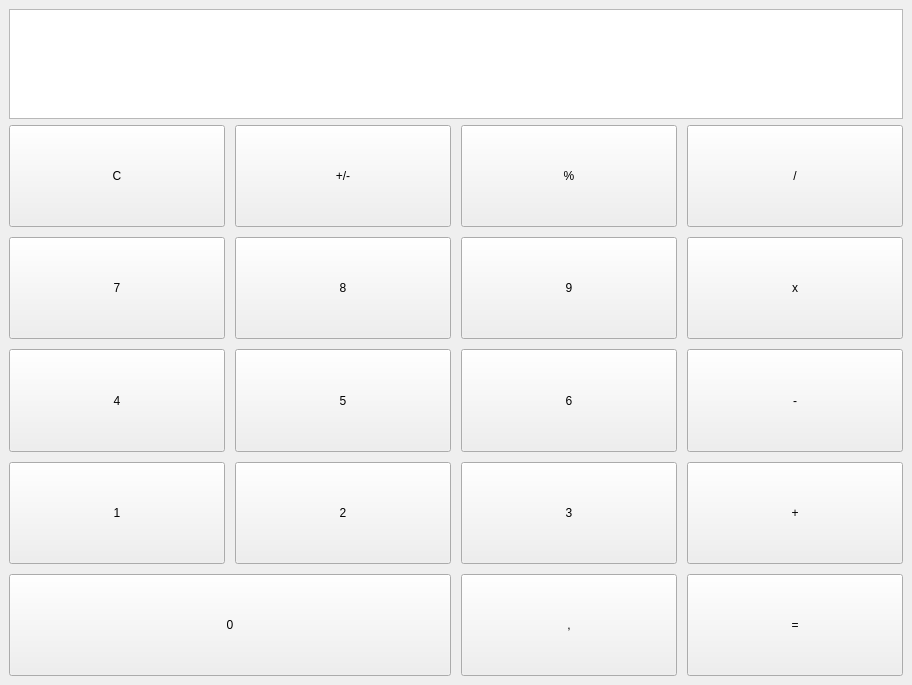
<?xml version="1.0" encoding="UTF-8"?>
<ui version="4.0">
 <class>MainWindow</class>
 <widget class="QMainWindow" name="MainWindow">
  <property name="geometry">
   <rect>
    <x>0</x>
    <y>0</y>
    <width>912</width>
    <height>685</height>
   </rect>
  </property>
  <property name="windowTitle">
   <string>MainWindow</string>
  </property>
  <widget class="QWidget" name="centralwidget">
   <layout class="QVBoxLayout" name="verticalLayout" stretch="1,5">
    <item>
     <widget class="QPlainTextEdit" name="txt_output">
      <property name="undoRedoEnabled">
       <bool>false</bool>
      </property>
      <property name="readOnly">
       <bool>true</bool>
      </property>
      <property name="textInteractionFlags">
       <set>Qt::TextInteractionFlag::NoTextInteraction</set>
      </property>
     </widget>
    </item>
    <item>
     <layout class="QGridLayout" name="grid_btns">
      <property name="spacing">
       <number>10</number>
      </property>
      <item row="2" column="1">
       <widget class="QPushButton" name="btn_5">
        <property name="sizePolicy">
         <sizepolicy hsizetype="Expanding" vsizetype="Expanding">
          <horstretch>0</horstretch>
          <verstretch>0</verstretch>
         </sizepolicy>
        </property>
        <property name="text">
         <string>5</string>
        </property>
       </widget>
      </item>
      <item row="3" column="2">
       <widget class="QPushButton" name="btn_3">
        <property name="sizePolicy">
         <sizepolicy hsizetype="Expanding" vsizetype="Expanding">
          <horstretch>0</horstretch>
          <verstretch>0</verstretch>
         </sizepolicy>
        </property>
        <property name="text">
         <string>3</string>
        </property>
       </widget>
      </item>
      <item row="1" column="2">
       <widget class="QPushButton" name="btn_9">
        <property name="sizePolicy">
         <sizepolicy hsizetype="Expanding" vsizetype="Expanding">
          <horstretch>0</horstretch>
          <verstretch>0</verstretch>
         </sizepolicy>
        </property>
        <property name="text">
         <string>9</string>
        </property>
       </widget>
      </item>
      <item row="0" column="3">
       <widget class="QPushButton" name="btn_divide">
        <property name="sizePolicy">
         <sizepolicy hsizetype="Expanding" vsizetype="Expanding">
          <horstretch>0</horstretch>
          <verstretch>0</verstretch>
         </sizepolicy>
        </property>
        <property name="text">
         <string>/</string>
        </property>
       </widget>
      </item>
      <item row="2" column="3">
       <widget class="QPushButton" name="btn_minus">
        <property name="sizePolicy">
         <sizepolicy hsizetype="Expanding" vsizetype="Expanding">
          <horstretch>0</horstretch>
          <verstretch>0</verstretch>
         </sizepolicy>
        </property>
        <property name="text">
         <string>-</string>
        </property>
       </widget>
      </item>
      <item row="3" column="1">
       <widget class="QPushButton" name="btn_2">
        <property name="sizePolicy">
         <sizepolicy hsizetype="Expanding" vsizetype="Expanding">
          <horstretch>0</horstretch>
          <verstretch>0</verstretch>
         </sizepolicy>
        </property>
        <property name="text">
         <string>2</string>
        </property>
       </widget>
      </item>
      <item row="1" column="3">
       <widget class="QPushButton" name="btn_multiply">
        <property name="sizePolicy">
         <sizepolicy hsizetype="Expanding" vsizetype="Expanding">
          <horstretch>0</horstretch>
          <verstretch>0</verstretch>
         </sizepolicy>
        </property>
        <property name="text">
         <string>x</string>
        </property>
       </widget>
      </item>
      <item row="3" column="0">
       <widget class="QPushButton" name="btn_1">
        <property name="sizePolicy">
         <sizepolicy hsizetype="Expanding" vsizetype="Expanding">
          <horstretch>0</horstretch>
          <verstretch>0</verstretch>
         </sizepolicy>
        </property>
        <property name="text">
         <string>1</string>
        </property>
       </widget>
      </item>
      <item row="0" column="0">
       <widget class="QPushButton" name="btn_C">
        <property name="sizePolicy">
         <sizepolicy hsizetype="Expanding" vsizetype="Expanding">
          <horstretch>0</horstretch>
          <verstretch>0</verstretch>
         </sizepolicy>
        </property>
        <property name="text">
         <string>C</string>
        </property>
       </widget>
      </item>
      <item row="0" column="2">
       <widget class="QPushButton" name="btn_percent">
        <property name="sizePolicy">
         <sizepolicy hsizetype="Expanding" vsizetype="Expanding">
          <horstretch>0</horstretch>
          <verstretch>0</verstretch>
         </sizepolicy>
        </property>
        <property name="text">
         <string>%</string>
        </property>
       </widget>
      </item>
      <item row="3" column="3">
       <widget class="QPushButton" name="btn_plus">
        <property name="sizePolicy">
         <sizepolicy hsizetype="Expanding" vsizetype="Expanding">
          <horstretch>0</horstretch>
          <verstretch>0</verstretch>
         </sizepolicy>
        </property>
        <property name="text">
         <string>+</string>
        </property>
       </widget>
      </item>
      <item row="2" column="0">
       <widget class="QPushButton" name="btn_4">
        <property name="sizePolicy">
         <sizepolicy hsizetype="Expanding" vsizetype="Expanding">
          <horstretch>0</horstretch>
          <verstretch>0</verstretch>
         </sizepolicy>
        </property>
        <property name="text">
         <string>4</string>
        </property>
       </widget>
      </item>
      <item row="0" column="1">
       <widget class="QPushButton" name="btn_convert">
        <property name="sizePolicy">
         <sizepolicy hsizetype="Expanding" vsizetype="Expanding">
          <horstretch>0</horstretch>
          <verstretch>0</verstretch>
         </sizepolicy>
        </property>
        <property name="text">
         <string>+/-</string>
        </property>
       </widget>
      </item>
      <item row="1" column="1">
       <widget class="QPushButton" name="btn_8">
        <property name="sizePolicy">
         <sizepolicy hsizetype="Expanding" vsizetype="Expanding">
          <horstretch>0</horstretch>
          <verstretch>0</verstretch>
         </sizepolicy>
        </property>
        <property name="text">
         <string>8</string>
        </property>
       </widget>
      </item>
      <item row="1" column="0">
       <widget class="QPushButton" name="btn_7">
        <property name="sizePolicy">
         <sizepolicy hsizetype="Expanding" vsizetype="Expanding">
          <horstretch>0</horstretch>
          <verstretch>0</verstretch>
         </sizepolicy>
        </property>
        <property name="text">
         <string>7</string>
        </property>
       </widget>
      </item>
      <item row="2" column="2">
       <widget class="QPushButton" name="btn_6">
        <property name="sizePolicy">
         <sizepolicy hsizetype="Expanding" vsizetype="Expanding">
          <horstretch>0</horstretch>
          <verstretch>0</verstretch>
         </sizepolicy>
        </property>
        <property name="text">
         <string>6</string>
        </property>
       </widget>
      </item>
      <item row="4" column="2">
       <widget class="QPushButton" name="btn_comma">
        <property name="sizePolicy">
         <sizepolicy hsizetype="Expanding" vsizetype="Expanding">
          <horstretch>0</horstretch>
          <verstretch>0</verstretch>
         </sizepolicy>
        </property>
        <property name="text">
         <string>,</string>
        </property>
       </widget>
      </item>
      <item row="4" column="3">
       <widget class="QPushButton" name="btn_equal">
        <property name="sizePolicy">
         <sizepolicy hsizetype="Expanding" vsizetype="Expanding">
          <horstretch>0</horstretch>
          <verstretch>0</verstretch>
         </sizepolicy>
        </property>
        <property name="text">
         <string>=</string>
        </property>
       </widget>
      </item>
      <item row="4" column="0" colspan="2">
       <widget class="QPushButton" name="btn_0">
        <property name="sizePolicy">
         <sizepolicy hsizetype="Expanding" vsizetype="Expanding">
          <horstretch>0</horstretch>
          <verstretch>0</verstretch>
         </sizepolicy>
        </property>
        <property name="text">
         <string>0</string>
        </property>
       </widget>
      </item>
     </layout>
    </item>
   </layout>
  </widget>
 </widget>
 <resources/>
 <connections/>
</ui>
